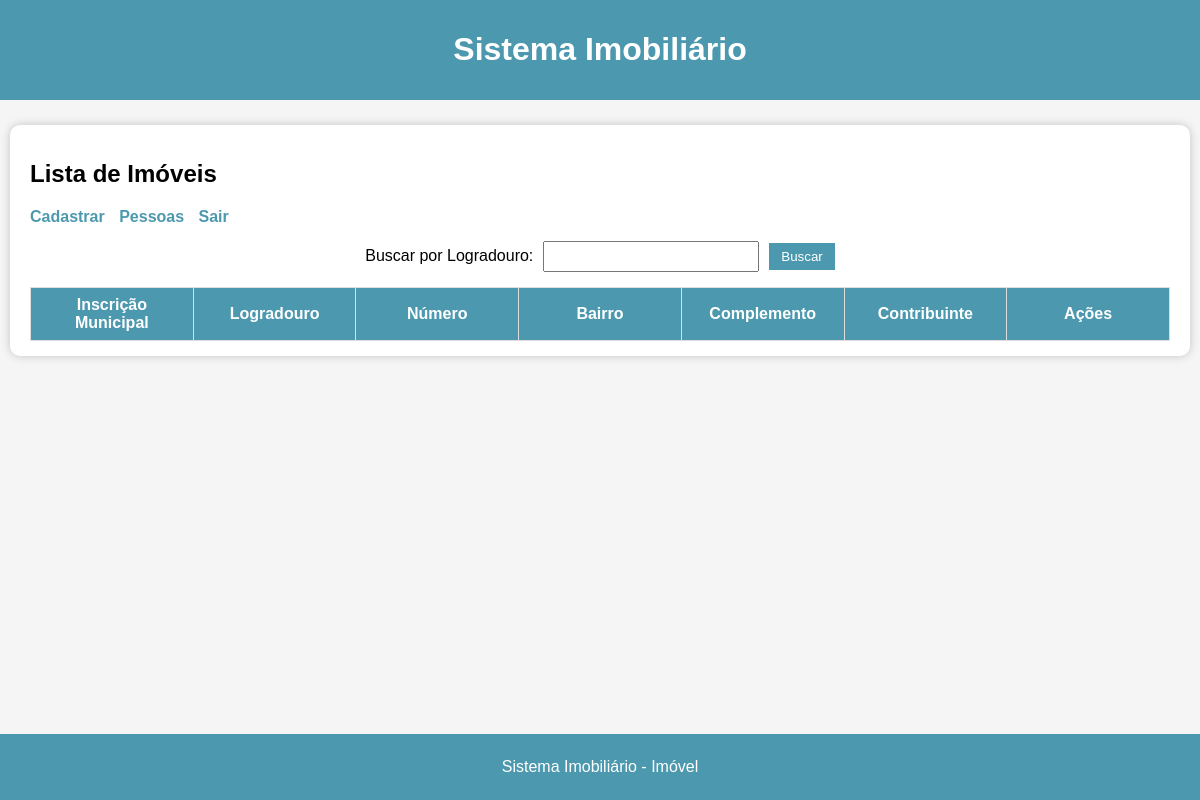
Before: /imoveis/list_imoveis.php (signed in) with the older database file.
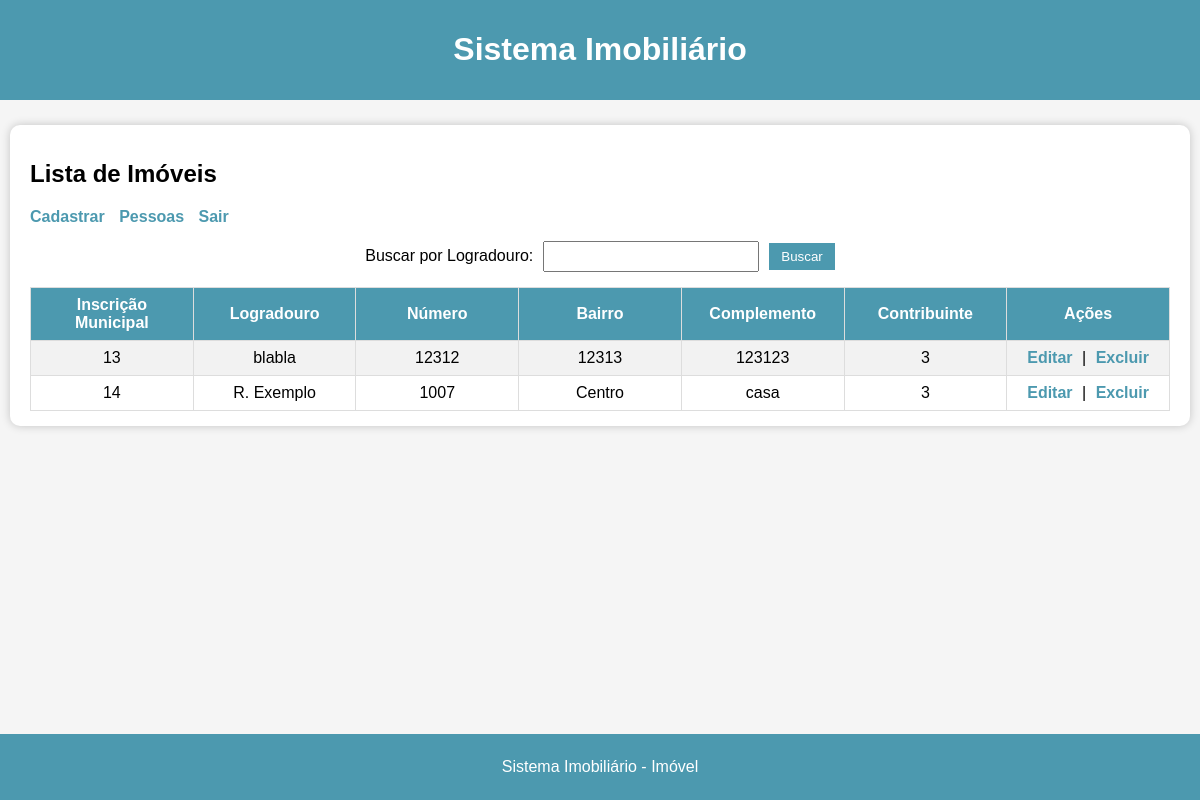
After: the same page with the newer database file.
### tables this page shows
CREATE TABLE `imoveis` (
  `id` int(11) NOT NULL,
  `logradouro` varchar(300) NOT NULL,
  `numero` varchar(10) NOT NULL,
  `bairro` varchar(100) NOT NULL,
  `complemento` varchar(300) DEFAULT NULL,
  `pessoa_id` int(11) NOT NULL,
  `contribuinte_id` int(11) DEFAULT NULL
);

### imoveis/list_imoveis.php (the view, shortened to what this page needs)
<?php
include "../db.php";
$filter = '';
$res = $conn->query("SELECT * FROM imoveis $filter");
?>
<!DOCTYPE html>
<html lang="pt-br">
<head>
<link rel="stylesheet" href="../css/imoveis/list_imoveis.css">
</head>
<body>
<header class="header">
    <h1>Sistema Imobiliário</h1>
</header>
<div class="main">
    <div class="box">
        <h2>Lista de Imóveis</h2>
        <div class="acoes">
            <a href="create_imovel.php">Cadastrar</a>
            <a href="../pessoas/list_pessoas.php">Pessoas</a>
            <a href="../logout.php">Sair</a>
        </div>
    <div class="busca-container">
        <form method="get" class="busca">
            <label>Buscar por Logradouro:</label>
            <input type="text" name="logradouro" value="<?php echo isset($_GET['logradouro']) ? $_GET['logradouro'] : ''; ?>">
            <input type="submit" value="Buscar">
        </form>
    </div>
        <table>
            <tr>
                <th>Inscrição Municipal</th>
                <th>Logradouro</th>
                <th>Número</th>
                <th>Bairro</th>
                <th>Complemento</th>
                <th>Contribuinte</th>
                <th>Ações</th>
            </tr>
            <?php
            while ($row = $res->fetch_assoc()) {
                echo "<tr>
                    <td>{$row['id']}</td>
                    <td>{$row['logradouro']}</td>
                    <td>{$row['numero']}</td>
                    <td>{$row['bairro']}</td>
                    <td>{$row['complemento']}</td>
                    <td>{$row['pessoa_id']}</td>
                    <td>
                        <a href='edit_imovel.php?id={$row['id']}'>Editar</a> |
                        <a href='delete_imovel.php?id={$row['id']}'>Excluir</a>
                    </td>
                </tr>";
            }
            ?>
        </table>
    </div>
</div>
<footer class="footer">
    <p>Sistema Imobiliário - Imóvel<p>
</footer>
</body>
</html>

Changed rows visible on the page:
added imoveis: id "13", logradouro "blabla", numero "12312", bairro "12313", complemento "123123", pessoa "3"
added imoveis: id "14", logradouro "R. Exemplo", numero "1007", bairro "Centro", complemento "casa", pessoa "3"
